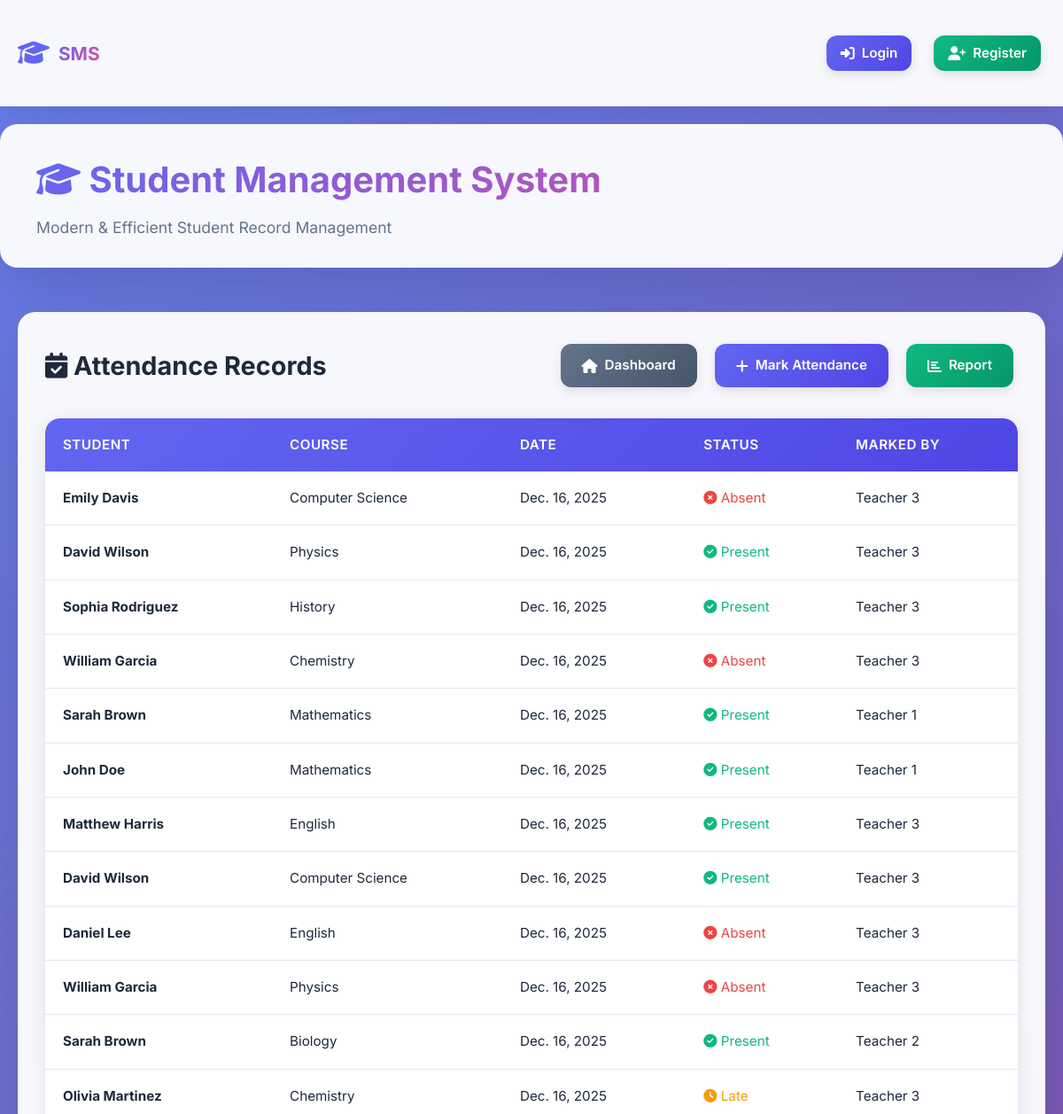
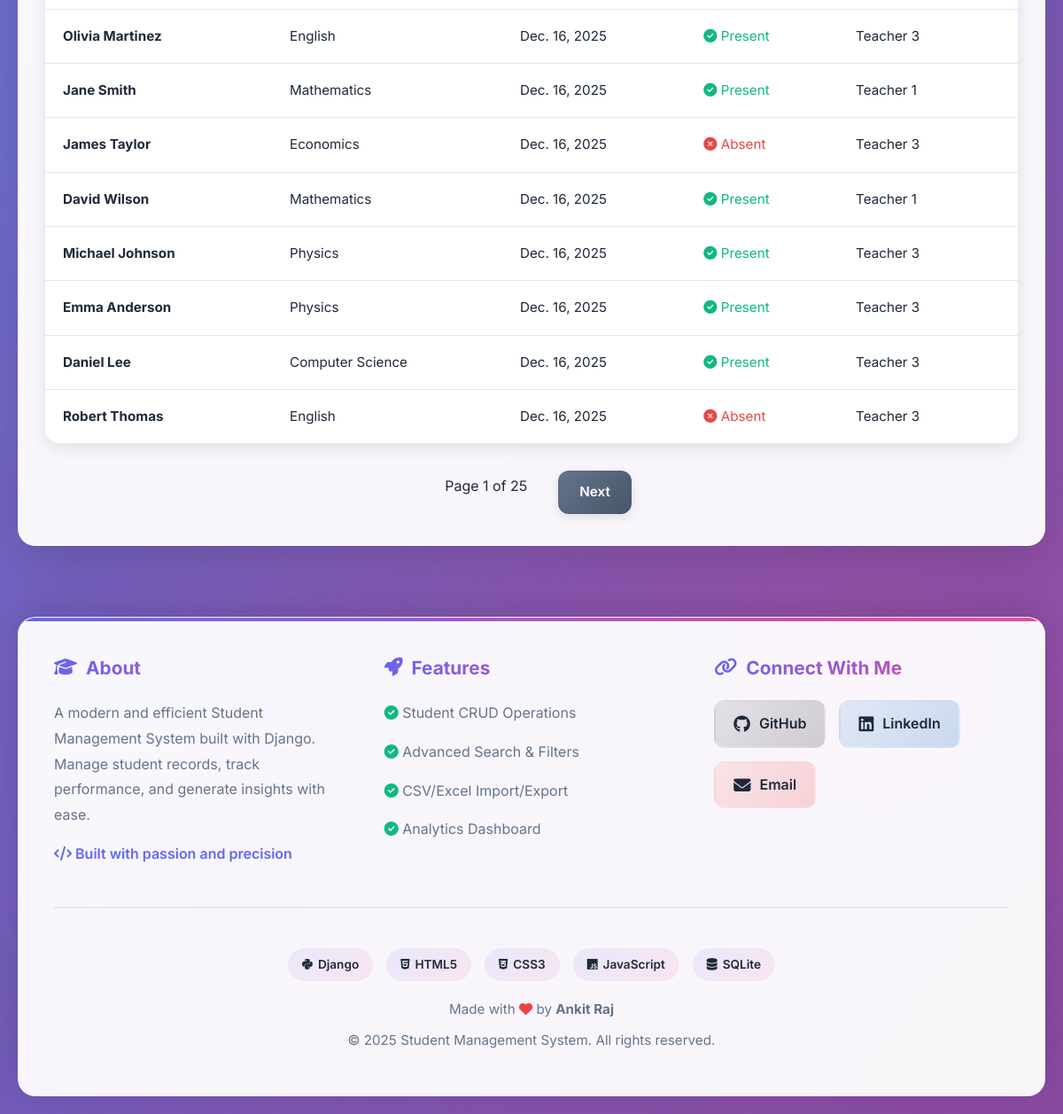
The page /attendance/ on the database its author committed (2 pictures, top to bottom).
### student/models.py (models this page shows, shortened)
class Attendance(models.Model):
    STATUS_CHOICES = [
        ('P', 'Present'),
        ('A', 'Absent'),
        ('L', 'Late'),
        ('E', 'Excused'),
    ]
    student = models.ForeignKey(Student, on_delete=models.CASCADE, related_name='attendances')
    course = models.ForeignKey(Course, on_delete=models.CASCADE, related_name='attendances', null=True, blank=True)
    date = models.DateField(default=timezone.now)
    status = models.CharField(max_length=1, choices=STATUS_CHOICES, default='P')
    remarks = models.TextField(blank=True, null=True)
    marked_by = models.ForeignKey(User, on_delete=models.SET_NULL, null=True)
    created_at = models.DateTimeField(default=timezone.now)
    class Meta:
        unique_together = ['student', 'course', 'date']
        ordering = ['-date']

class Student(models.Model):
    GRADE_CHOICES = [
        ('A', 'A Grade (90-100)'),
        ('B', 'B Grade (80-89)'),
        ('C', 'C Grade (70-79)'),
        ('D', 'D Grade (60-69)'),
        ('F', 'F Grade (0-59)'),
    ]
    GENDER_CHOICES = [
        ('M', 'Male'),
        ('F', 'Female'),
        ('O', 'Other'),
    ]
    user = models.OneToOneField(User, on_delete=models.CASCADE, null=True, blank=True, related_name='student_profile')
    name = models.CharField(max_length=100)
    roll_number = models.IntegerField(unique=True)
    email = models.EmailField(unique=True)
    phone = models.CharField(max_length=15, blank=True, null=True)
    date_of_birth = models.DateField(blank=True, null=True)
    gender = models.CharField(max_length=1, choices=GENDER_CHOICES, blank=True, null=True)
    photo = models.ImageField(upload_to='student_photos/', blank=True, null=True)
    address = models.TextField(blank=True, null=True)
    city = models.CharField(max_length=100, blank=True, null=True)
    state = models.CharField(max_length=100, blank=True, null=True)
    postal_code = models.CharField(max_length=10, blank=True, null=True)
    country = models.CharField(max_length=100, default='India')
    guardian_name = models.CharField(max_length=100, blank=True, null=True)
    guardian_phone = models.CharField(max_length=15, blank=True, null=True)
    guardian_email = models.EmailField(blank=True, null=True)
    guardian_relation = models.CharField(max_length=50, blank=True, null=True)
    marks = models.FloatField(
        validators=[MinValueValidator(0), MaxValueValidator(100)],
        help_text="Enter marks between 0 and 100"
    )
    grade = models.CharField(max_length=1, choices=GRADE_CHOICES, blank=True)
    admission_date = models.DateField(default=timezone.now)
    class_name = models.CharField(max_length=50, blank=True, null=True)
    section = models.CharField(max_length=10, blank=True, null=True)
    created_at = models.DateTimeField(default=timezone.now)
    updated_at = models.DateTimeField(auto_now=True)
    is_active = models.BooleanField(default=True)
    notes = models.TextField(blank=True, null=True, help_text="Internal notes about the student")
    class Meta:
        ordering = ['-created_at']
        indexes = [
            models.Index(fields=['roll_number']),
            models.Index(fields=['email']),
            models.Index(fields=['grade']),
            models.Index(fields=['class_name']),
        ]

class Course(models.Model):
    code = models.CharField(max_length=20, unique=True)
    name = models.CharField(max_length=200)
    description = models.TextField(blank=True, null=True)
    credits = models.IntegerField(default=3)
    teacher = models.ForeignKey(User, on_delete=models.SET_NULL, null=True, related_name='courses_taught')
    semester = models.CharField(max_length=50, blank=True, null=True)
    academic_year = models.CharField(max_length=20, blank=True, null=True)
    is_active = models.BooleanField(default=True)
    created_at = models.DateTimeField(default=timezone.now)
    updated_at = models.DateTimeField(auto_now=True)
    class Meta:
        ordering = ['code']

### student/views.py (the view)
# urls.py: path('attendance/', views.attendance_list, name='attendance_list'),
def attendance_list(request):
    attendances = Attendance.objects.all().order_by('-date')
    student_id = request.GET.get('student')
    course_id = request.GET.get('course')
    date = request.GET.get('date')
    status = request.GET.get('status')
    if student_id:
        attendances = attendances.filter(student_id=student_id)
    if course_id:
        attendances = attendances.filter(course_id=course_id)
    if date:
        attendances = attendances.filter(date=date)
    if status:
        attendances = attendances.filter(status=status)
    paginator = Paginator(attendances, 20)
    page_number = request.GET.get('page')
    page_obj = paginator.get_page(page_number)
    students = Student.objects.filter(is_active=True)
    courses = Course.objects.filter(is_active=True)
    context = {
        'page_obj': page_obj,
        'students': students,
        'courses': courses,
    }
    return render(request, 'student/attendance_list.html', context)

### student/templates/student/attendance_list.html (shortened to what this page needs)
{% extends 'base.html' %}
{% block content %}
<div class="card">
    <div class="header-actions">
        <h2><i class="fas fa-calendar-check"></i> Attendance Records</h2>
        <div style="display: flex; gap: 10px;">
            <a href="{% url 'dashboard' %}" class="btn btn-secondary"><i class="fas fa-home"></i> Dashboard</a>
            <a href="{% url 'mark_attendance' %}" class="btn btn-primary"><i class="fas fa-plus"></i> Mark
                Attendance</a>
            <a href="{% url 'attendance_report' %}" class="btn btn-success"><i class="fas fa-chart-bar"></i> Report</a>
        </div>
    </div>
    {% if page_obj %}
    <div class="table-container" style="margin-top: 30px;">
        <table>
            <thead>
                <tr>
                    <th>Student</th>
                    <th>Course</th>
                    <th>Date</th>
                    <th>Status</th>
                    <th>Marked By</th>
                </tr>
            </thead>
            <tbody>
                {% for attendance in page_obj %}
                <tr>
                    <td><strong>{{ attendance.student.name }}</strong></td>
                    <td>{{ attendance.course.name }}</td>
                    <td>{{ attendance.date }}</td>
                    <td>
                        {% if attendance.status == "P" %}
                        <span style="color: var(--success);"><i class="fas fa-check-circle"></i> Present</span>
                        {% elif attendance.status == "A" %}
                        <span style="color: var(--danger);"><i class="fas fa-times-circle"></i> Absent</span>
                        {% elif attendance.status == "L" %}
                        <span style="color: var(--warning);"><i class="fas fa-clock"></i> Late</span>
                        {% else %}
                        <span style="color: var(--gray);"><i class="fas fa-info-circle"></i> Excused</span>
                        {% endif %}
                    </td>
                    <td>{{ attendance.marked_by.get_full_name|default:"N/A" }}</td>
                </tr>
                {% endfor %}
            </tbody>
        </table>
    </div>
    {% if page_obj.has_other_pages %}
    <div style="margin-top: 25px; display: flex; justify-content: center; gap: 10px;">
        <span style="padding: 10px 20px;">Page {{ page_obj.number }} of {{ page_obj.paginator.num_pages }}</span>
        {% if page_obj.has_next %}
        <a href="?page={{ page_obj.next_page_number }}" class="btn btn-secondary">Next</a>
        {% endif %}
    </div>
    {% endif %}
    {% endif %}
</div>
{% endblock %}

### student/templates/base.html (style rules this page uses)
* { margin: 0; padding: 0; box-sizing: border-box; }
:root { --primary: #6366f1; --primary-dark: #4f46e5; --primary-light: #818cf8; --secondary: #ec4899; --success: #10b981; --danger: #ef4444; --warning: #f59e0b; --dark: #1e293b; --light: #f8fafc; --gray: #64748b; --border: #e2e8f0; --shadow: rgba(0, 0, 0, 0.1); --shadow-lg: rgba(0, 0, 0, 0.15); }
body { font-family: 'Inter', -apple-system, BlinkMacSystemFont, 'Segoe UI', sans-serif; background: linear-gradient(135deg, #667eea 0%, #764ba2 100%); min-height: 100vh; color: var(--dark); line-height: 1.6; }
.card { background: rgba(255, 255, 255, 0.95); backdrop-filter: blur(10px); border-radius: 20px; padding: 30px; box-shadow: 0 20px 60px var(--shadow-lg); border: 1px solid rgba(255, 255, 255, 0.3); animation: fadeInUp 0.6s ease-out; }
.table-container { overflow-x: auto; border-radius: 16px; box-shadow: 0 4px 20px var(--shadow); }
table { width: 100%; border-collapse: separate; border-spacing: 0; background: white; }
thead { background: linear-gradient(135deg, var(--primary) 0%, var(--primary-dark) 100%); }
th { padding: 18px 20px; text-align: left; color: white; font-weight: 600; font-size: 0.95rem; text-transform: uppercase; letter-spacing: 0.5px; }
th:first-child { border-top-left-radius: 16px; }
th:last-child { border-top-right-radius: 16px; }
td { padding: 18px 20px; border-bottom: 1px solid var(--border); font-size: 0.95rem; transition: all 0.3s ease; }
tbody tr { transition: all 0.3s ease; }
tbody tr:last-child td:first-child { border-bottom-left-radius: 16px; }
tbody tr:last-child td:last-child { border-bottom-right-radius: 16px; }
.btn { display: inline-flex; align-items: center; gap: 8px; padding: 12px 24px; margin: 5px; border: none; border-radius: 12px; cursor: pointer; text-decoration: none; font-weight: 600; font-size: 0.95rem; transition: all 0.3s ease; box-shadow: 0 4px 12px var(--shadow); }
.btn-primary { background: linear-gradient(135deg, var(--primary) 0%, var(--primary-dark) 100%); color: white; }
.btn-secondary { background: linear-gradient(135deg, var(--gray) 0%, #475569 100%); color: white; }
.btn-success { background: linear-gradient(135deg, var(--success) 0%, #059669 100%); color: white; }
.btn i { font-size: 1rem; }
.header-actions { display: flex; justify-content: space-between; align-items: center; margin-bottom: 25px; flex-wrap: wrap; gap: 15px; }
.header-actions h2 { font-size: 1.8rem; color: var(--dark); font-weight: 700; }

### rows shown on the page
Attendance: student.name "Emily Davis", course.name "Computer Science", date "Dec. 16, 2025", status "A" (drawn), marked_by.get_full_name "Teacher 3"
Attendance: student.name "David Wilson", course.name "Physics", date "Dec. 16, 2025", status "P" (drawn), marked_by.get_full_name "Teacher 3"
Attendance: student.name "Sophia Rodriguez", course.name "History", date "Dec. 16, 2025", status "P" (drawn), marked_by.get_full_name "Teacher 3"
Attendance: student.name "William Garcia", course.name "Chemistry", date "Dec. 16, 2025", status "A" (drawn), marked_by.get_full_name "Teacher 3"
Attendance: student.name "Sarah Brown", course.name "Mathematics", date "Dec. 16, 2025", status "P" (drawn), marked_by.get_full_name "Teacher 1"
Attendance: student.name "John Doe", course.name "Mathematics", date "Dec. 16, 2025", status "P" (drawn), marked_by.get_full_name "Teacher 1"
Attendance: student.name "Matthew Harris", course.name "English", date "Dec. 16, 2025", status "P" (drawn), marked_by.get_full_name "Teacher 3"
Attendance: student.name "David Wilson", course.name "Computer Science", date "Dec. 16, 2025", status "P" (drawn), marked_by.get_full_name "Teacher 3"
Attendance: student.name "Daniel Lee", course.name "English", date "Dec. 16, 2025", status "A" (drawn), marked_by.get_full_name "Teacher 3"
Attendance: student.name "William Garcia", course.name "Physics", date "Dec. 16, 2025", status "A" (drawn), marked_by.get_full_name "Teacher 3"
Attendance: student.name "Sarah Brown", course.name "Biology", date "Dec. 16, 2025", status "P" (drawn), marked_by.get_full_name "Teacher 2"
Attendance: student.name "Olivia Martinez", course.name "Chemistry", date "Dec. 16, 2025", status "L" (drawn), marked_by.get_full_name "Teacher 3"
Attendance: student.name "Olivia Martinez", course.name "English", date "Dec. 16, 2025", status "P" (drawn), marked_by.get_full_name "Teacher 3"
Attendance: student.name "Jane Smith", course.name "Mathematics", date "Dec. 16, 2025", status "P" (drawn), marked_by.get_full_name "Teacher 1"
Attendance: student.name "James Taylor", course.name "Economics", date "Dec. 16, 2025", status "A" (drawn), marked_by.get_full_name "Teacher 3"
Attendance: student.name "David Wilson", course.name "Mathematics", date "Dec. 16, 2025", status "P" (drawn), marked_by.get_full_name "Teacher 1"
Attendance: student.name "Michael Johnson", course.name "Physics", date "Dec. 16, 2025", status "P" (drawn), marked_by.get_full_name "Teacher 3"
Attendance: student.name "Emma Anderson", course.name "Physics", date "Dec. 16, 2025", status "P" (drawn), marked_by.get_full_name "Teacher 3"
Attendance: student.name "Daniel Lee", course.name "Computer Science", date "Dec. 16, 2025", status "P" (drawn), marked_by.get_full_name "Teacher 3"
Attendance: student.name "Robert Thomas", course.name "English", date "Dec. 16, 2025", status "A" (drawn), marked_by.get_full_name "Teacher 3"

### other values the page prints
{{ page_obj.number }} "1"
{{ page_obj.paginator.num_pages }} "25"
